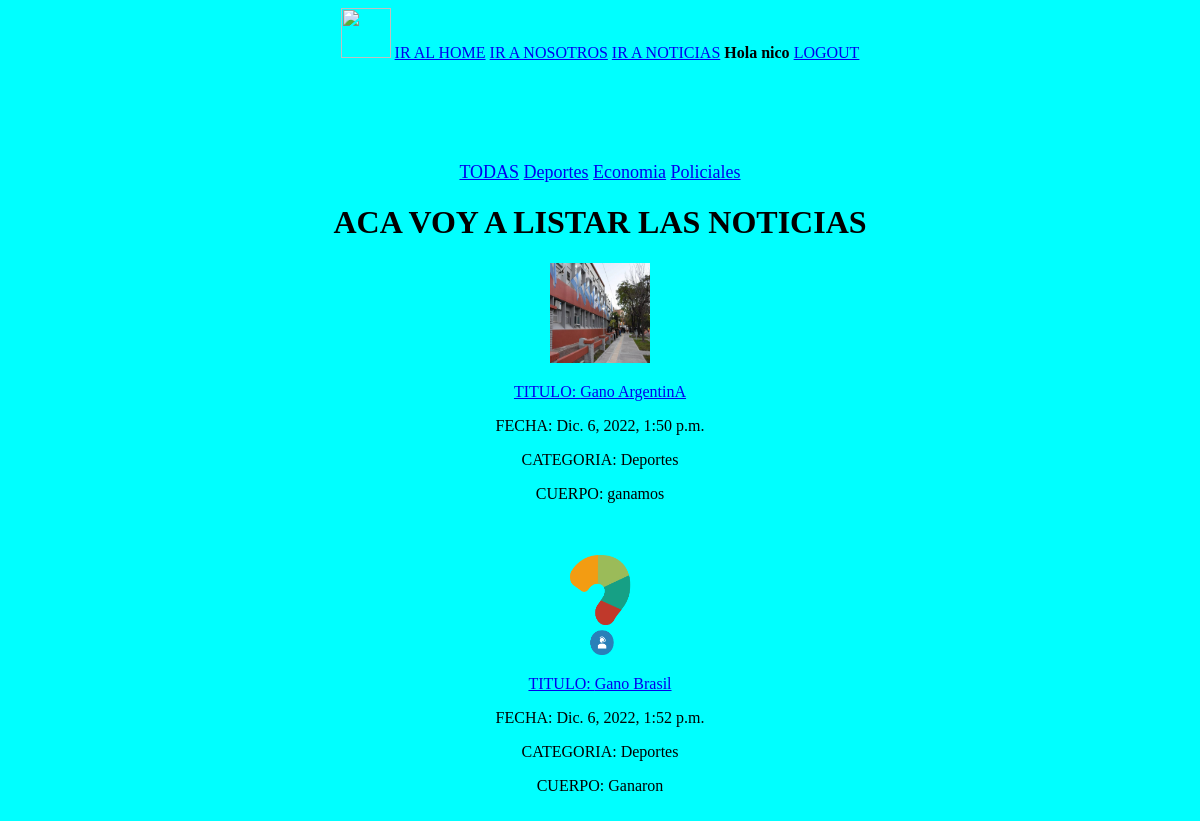
Page /Noticias/?id=1 (signed in) on the committed database.
### apps/usuarios/models.py (models this page shows)
class Usuario(AbstractUser):
	pass

### apps/noticias/models.py (models this page shows, shortened)
class Categoria(models.Model):
	nombre = models.CharField(max_length = 60)
	def __str__(self):
		return self.nombre

class Noticia(models.Model):
	titulo = models.CharField(max_length = 150)
	cuerpo = models.TextField()
	imagen = models.ImageField(upload_to = 'noticias')
	categoria_noticia = models.ForeignKey(Categoria, on_delete = models.CASCADE)
	fecha = models.DateTimeField(auto_now_add=True)

### apps/noticias/views.py (the view)
# urls.py: path('', views.Listar_Noticias, name = 'listar'),
@login_required
def Listar_Noticias(request):
	contexto = {}
	id_categoria = request.GET.get('id',None)
	if id_categoria:
		n = Noticia.objects.filter(categoria_noticia = id_categoria)
	else:
		n = Noticia.objects.all() #RETORNA UNA LISTA DE OBJETOS
	contexto['noticias'] = n
	cat = Categoria.objects.all().order_by('nombre')
	contexto['categorias'] = cat
	return render(request, 'noticias/listar.html', contexto)

### templates/noticias/listar.html (shortened to what this page needs)
{% extends 'base.html' %}
{% load static %}
{% block contenido %}
	<div class="submenu">
		<a href="{% url 'noticias:listar' %}">TODAS</a>
		{% for cat in categorias %}
			<a href="?id={{cat.pk}}">{{cat.nombre}}</a>
		{% endfor %}
	</div>
	<h1>ACA VOY A LISTAR LAS NOTICIAS</h1>
	{% for noti in noticias %}
		<img src="{{noti.imagen.url}}" width="100" height="100">
		<p><a href="{% url 'noticias:detalle' noti.pk %}">TITULO: {{noti.titulo}}</a></p>
		<p>FECHA: {{noti.fecha}}</p>
		<p>CATEGORIA: {{noti.categoria_noticia}}</p>
		<p>CUERPO: {{noti.cuerpo}}</p>
		<br><br>
	{% endfor %}
{% endblock contenido %}

### templates/base.html (shortened to what this page needs)
{% load static %}
<!DOCTYPE html>
<html>
<head>
	<link rel="stylesheet" type="text/css" href="{% static 'css/main.css' %}">
</head>
<body class="contenedor">
	<div class="centrar">
		<img src="{% static 'img/logo.png' %}" width="50px" height="50px">
		<a href="{% url 'home' %}">IR AL HOME</a>
		<a href="{% url 'nosotros' %}">IR A NOSOTROS</a>
		<a href="{% url 'noticias:listar' %}">IR A NOTICIAS</a>
		{% if user.is_authenticated %}
			<strong>Hola {{ user.username }}</strong>
			<a href="{% url 'logout' %}">LOGOUT</a>
		{% else %}
			<a href="{% url 'login' %}">LOGIN</a>
			<a href="{% url 'usuarios:registro' %}">Registrar</a>
		{% endif %}
	</div>
	<div class="bloque">
	{% block contenido %}
	{% endblock contenido %}
	</div>
</body>
</html>

### static/css/main.css (style rules this page uses)
.contenedor { background-color: aqua; }
.centrar { text-align: center; }
.bloque { text-align: center; padding: 100px; }
.submenu { font-size: 18px ; }

### rows in the picture
Usuario: username "nico"
Categoria: nombre "Deportes"
Categoria: nombre "Economia"
Categoria: nombre "Policiales"
Noticia: imagen (picture), titulo "Gano ArgentinA", fecha "Dic. 6, 2022, 1:50 p.m.", categoria_noticia "Deportes", cuerpo "ganamos"
Noticia: imagen (picture), titulo "Gano Brasil", fecha "Dic. 6, 2022, 1:52 p.m.", categoria_noticia "Deportes", cuerpo "Ganaron"
